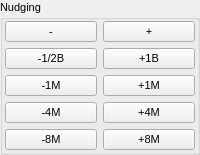
            <widget class="QGroupBox" name="groupBox_5">
             <property name="font">
              <font>
               <pointsize>8</pointsize>
              </font>
             </property>
             <property name="title">
              <string>Nudging</string>
             </property>
             <layout class="QGridLayout" name="gridLayout_1">
              <property name="margin">
               <number>2</number>
              </property>
              <item row="0" column="0">
               <layout class="QHBoxLayout" name="horizontalLayout_3">
                <item>
                 <layout class="QVBoxLayout" name="verticalLayout_5">
                  <item>
                   <widget class="QPushButton" name="KeyMinus">
                    <property name="sizePolicy">
                     <sizepolicy hsizetype="Preferred" vsizetype="Fixed">
                      <horstretch>0</horstretch>
                      <verstretch>0</verstretch>
                     </sizepolicy>
                    </property>
                    <property name="toolTip">
                     <string>Key: '-'</string>
                    </property>
                    <property name="text">
                     <string>-</string>
                    </property>
                    <property name="shortcut">
                     <string>-</string>
                    </property>
                   </widget>
                  </item>
                  <item>
                   <widget class="QPushButton" name="ButtonMinusHalfB">
                    <property name="sizePolicy">
                     <sizepolicy hsizetype="Preferred" vsizetype="Fixed">
                      <horstretch>0</horstretch>
                      <verstretch>0</verstretch>
                     </sizepolicy>
                    </property>
                    <property name="toolTip">
                     <string>Key: '*'</string>
                    </property>
                    <property name="text">
                     <string>-1/2B</string>
                    </property>
                    <property name="shortcut">
                     <string>*</string>
                    </property>
                   </widget>
                  </item>
                  <item>
                   <widget class="QPushButton" name="ButtonMinus1M">
                    <property name="sizePolicy">
                     <sizepolicy hsizetype="Preferred" vsizetype="Fixed">
                      <horstretch>0</horstretch>
                      <verstretch>0</verstretch>
                     </sizepolicy>
                    </property>
                    <property name="toolTip">
                     <string>Key: '1'</string>
                    </property>
                    <property name="text">
                     <string>-1M</string>
                    </property>
                    <property name="shortcut">
                     <string>1</string>
                    </property>
                   </widget>
                  </item>
                  <item>
                   <widget class="QPushButton" name="ButtonMinus4M">
                    <property name="sizePolicy">
                     <sizepolicy hsizetype="Preferred" vsizetype="Fixed">
                      <horstretch>0</horstretch>
                      <verstretch>0</verstretch>
                     </sizepolicy>
                    </property>
                    <property name="toolTip">
                     <string>Key: '4'</string>
                    </property>
                    <property name="text">
                     <string>-4M</string>
                    </property>
                    <property name="shortcut">
                     <string>4</string>
                    </property>
                   </widget>
                  </item>
                  <item>
                   <widget class="QPushButton" name="ButtonMinus8M">
                    <property name="sizePolicy">
                     <sizepolicy hsizetype="Preferred" vsizetype="Fixed">
                      <horstretch>0</horstretch>
                      <verstretch>0</verstretch>
                     </sizepolicy>
                    </property>
                    <property name="toolTip">
                     <string>Key: '6'</string>
                    </property>
                    <property name="text">
                     <string>-8M</string>
                    </property>
                    <property name="shortcut">
                     <string>7</string>
                    </property>
                   </widget>
                  </item>
                 </layout>
                </item>
                <item>
                 <layout class="QVBoxLayout" name="verticalLayout_6">
                  <item>
                   <widget class="QPushButton" name="KeyPlus">
                    <property name="sizePolicy">
                     <sizepolicy hsizetype="Preferred" vsizetype="Fixed">
                      <horstretch>0</horstretch>
                      <verstretch>0</verstretch>
                     </sizepolicy>
                    </property>
                    <property name="toolTip">
                     <string>Key: '+' </string>
                    </property>
                    <property name="text">
                     <string>+</string>
                    </property>
                    <property name="shortcut">
                     <string>+</string>
                    </property>
                   </widget>
                  </item>
                  <item>
                   <widget class="QPushButton" name="PushButton19">
                    <property name="sizePolicy">
                     <sizepolicy hsizetype="Preferred" vsizetype="Fixed">
                      <horstretch>0</horstretch>
                      <verstretch>0</verstretch>
                     </sizepolicy>
                    </property>
                    <property name="toolTip">
                     <string>Key: '9'</string>
                    </property>
                    <property name="text">
                     <string>+1B</string>
                    </property>
                    <property name="shortcut">
                     <string>9</string>
                    </property>
                   </widget>
                  </item>
                  <item>
                   <widget class="QPushButton" name="ButtonPlus1M">
                    <property name="sizePolicy">
                     <sizepolicy hsizetype="Preferred" vsizetype="Fixed">
                      <horstretch>0</horstretch>
                      <verstretch>0</verstretch>
                     </sizepolicy>
                    </property>
                    <property name="toolTip">
                     <string>Key: '2'</string>
                    </property>
                    <property name="text">
                     <string>+1M</string>
                    </property>
                    <property name="shortcut">
                     <string>2</string>
                    </property>
                   </widget>
                  </item>
                  <item>
                   <widget class="QPushButton" name="ButtonPlus4M">
                    <property name="sizePolicy">
                     <sizepolicy hsizetype="Preferred" vsizetype="Fixed">
                      <horstretch>0</horstretch>
                      <verstretch>0</verstretch>
                     </sizepolicy>
                    </property>
                    <property name="toolTip">
                     <string>Key: '5'</string>
                    </property>
                    <property name="text">
                     <string>+4M</string>
                    </property>
                    <property name="shortcut">
                     <string>5</string>
                    </property>
                   </widget>
                  </item>
                  <item>
                   <widget class="QPushButton" name="ButtonPlus8M">
                    <property name="sizePolicy">
                     <sizepolicy hsizetype="Preferred" vsizetype="Fixed">
                      <horstretch>0</horstretch>
                      <verstretch>0</verstretch>
                     </sizepolicy>
                    </property>
                    <property name="toolTip">
                     <string>Key: '8'</string>
                    </property>
                    <property name="text">
                     <string>+8M</string>
                    </property>
                    <property name="shortcut">
                     <string>8</string>
                    </property>
                   </widget>
                  </item>
                 </layout>
                </item>
               </layout>
              </item>
             </layout>
            </widget>
